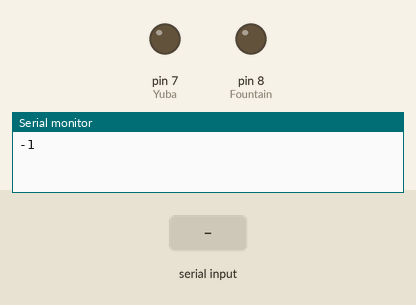
This sketch was run on a simulated Arduino Uno, built with avr-gcc and run on an emulated ATmega328P. Shown: output pins drawn as LEDs (lit = HIGH), the last lines printed to the serial monitor. The inputs (shaded band) are chosen by the test bench. Pins used as bus, display or sensor lines are not drawn.

Above: at 0.1 s.
At 1.25 s:
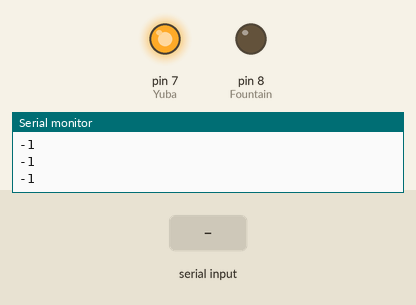
1.3 s: byte 30 received over Serial
At 1.8 s:
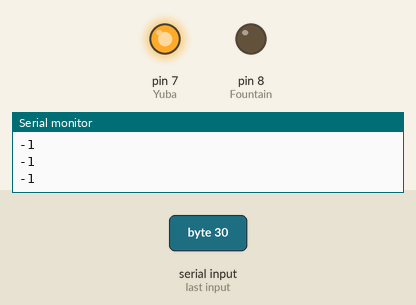
Timing chart, 0 to 4.3 s (numbered marks = the images above; inputs shaded):
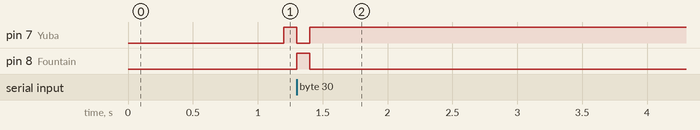

Measured:
- after the input at 1.3 s, pin 7 (Yuba): HIGH → LOW at once, → HIGH 0.10 s later; pin 8 (Fountain): LOW → HIGH at once, → LOW 0.10 s later

The sketch:

Power.ino
```cpp
#include <Arduino.h>

class BlueTooth {
private:
    int value,leftvalue;
    int valuecontrol[5];

    void getValue() {
      value = Serial.read()-16;
      leftvalue = value;
      for (int i=0; i < 5; i++) {
        valuecontrol[i] = leftvalue%2;
        leftvalue = value/2;
      }
    }

public:
    void Reset();
    void Control();
};

int Yuba=7,Fountain=8,Power2=9,Power3=10,Power4=11;

void BlueTooth::Reset() {
    Serial.begin(9600);
    pinMode(Yuba,OUTPUT);
    pinMode(Fountain,OUTPUT);
    pinMode(Power2,OUTPUT);
    pinMode(Power3,OUTPUT);
    pinMode(Power4,OUTPUT);
}

void BlueTooth::Control() {
    getValue();
    digitalWrite(Yuba,valuecontrol[0]);
    digitalWrite(Fountain,valuecontrol[1]);
    digitalWrite(Power2,valuecontrol[2]);
    digitalWrite(Power3,valuecontrol[3]);
    digitalWrite(Power4,valuecontrol[4]);
}

BlueTooth blueTooth;
int init_count = 0;
bool start_flag = false;

void setup() {
    blueTooth.Reset();
    init_count = 0;
}

void loop() {
    if(init_count <= 12) init_count++;

    int value = Serial.read();
    Serial.println(value);
    delay(100);

    if(init_count >= 12) blueTooth.Control();
}
```
